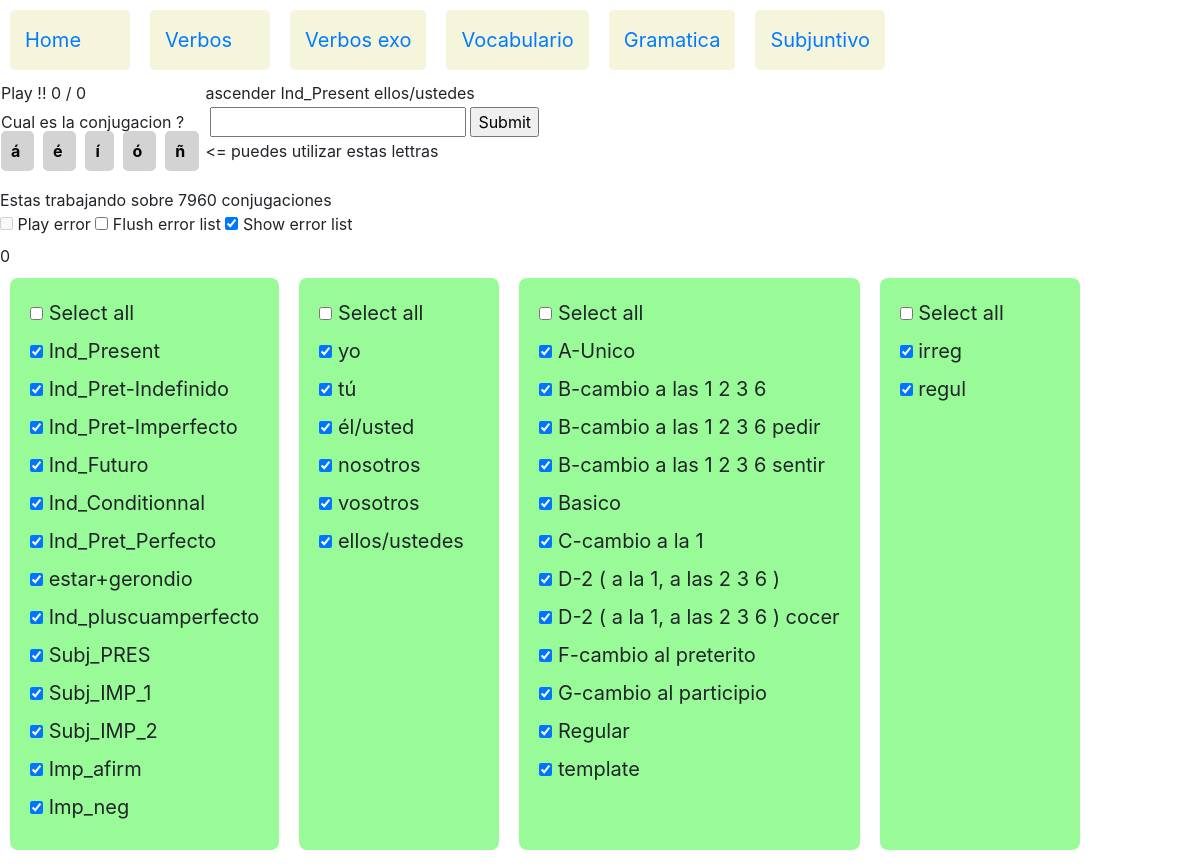
The app's page /verbos/verbos_exo/3291/3291 with its own data.
### verbos/models.py (models this page shows, shortened)
class Conjugacion(models.Model):
    verbo=models.ForeignKey(Verbo,on_delete=models.CASCADE,related_name="conjugacions")
    tiempo=models.ForeignKey(Tiempo,on_delete=models.CASCADE,related_name="tiempo_c")
    pronombre=models.ForeignKey(Pronombre,on_delete=models.CASCADE,related_name="pronombre_c")
    conjugacion=models.CharField(max_length=30)
    level=models.ForeignKey(Level,on_delete=models.CASCADE,related_name="conjugacion")

class Verbo(models.Model):
    verbo = models.CharField(max_length=32)
    tipo=models.ForeignKey(Verbotipo,on_delete=models.SET_NULL,related_name="tipo_v",null=True)
    def __str__(self):
        return self.verbo

class Tiempo(models.Model):
    tiempo=models.CharField(max_length=30)
    tiemposeq=models.IntegerField(null=True)
    def __str__(self):
        return self.tiempo

class Pronombre(models.Model):
    pronombre=models.CharField(max_length=13)
    pronombreseq=models.IntegerField(null=True)
    def __str__(self):
        return self.pronombre

class Verbotipo(models.Model):
    verbotipo = models.CharField(max_length=64,null=True)
    verbotiposeq=models.IntegerField(null=True)
    def __str__(self):
        return self.verbotipo

class Level(models.Model):
    level=models.CharField(max_length=5)
    def __str__(self):
        return self.level

### verbos/views.py (the view, shortened to what this page needs)
# urls.py: path('verbos_exo/<int:mode_id>/<int:conjugacion_id>',views.verbos_exo,name='verbos_exo_run'),
def verbos_exo(request,mode_id,conjugacion_id):
    resuelto = " sabes tus conjugaciones ? "
    trace= "<= puedes utilizar estas lettras"
    tracerep= "  "
    trace_id= "  "
    conjugacion_error_list=[]
    if request.method=="GET":
        Conjugacion_selectadas_count = Conjugacion.objects.count()
        loto_winner=random.randint(0,Conjugacion_selectadas_count-1)
        Conjugacion_selectadas_list=Conjugacion.objects.values_list('pk',flat=True)
        Conjugacion_winner_pk=Conjugacion_selectadas_list[loto_winner]
        print("loto winner = " + str(loto_winner))
        Conjugacion_winner=Conjugacion.objects.get(pk=Conjugacion_winner_pk)
    if request.method=="POST":
        if mode_id==1:
            respuesta= request.POST.getlist('respuesta')
            conjugacion = Conjugacion.objects.get(pk=conjugacion_id)
            trace = str(conjugacion.verbo) + " " + str(conjugacion.tiempo) + " " + str(conjugacion.pronombre) +" = " + str(conjugacion.conjugacion)
            tracerep =  str(respuesta[0])
            trace_id =  str(conjugacion.id)
            if respuesta[0].replace(" ","").lower() == conjugacion.conjugacion.replace(" ",""):
                resuelto="1"
            else:
                resuelto="0"
                conjugacion_error_list.append(conjugacion_id)
        verbotipos_selected= request.POST.getlist('verbotipo')
        pronombres_selected= request.POST.getlist('pronombre')
        tiempos_selected= request.POST.getlist('tiempo')
        levels_selected= request.POST.getlist('level')
        play_mode=request.POST.getlist('play_mode_name')
        print(" play_mode_name = "+ str(play_mode))
        if not (play_mode):
            print("mode run")
            Conjugacion_selectadas=Conjugacion.objects.filter(tiempo__in=tiempos_selected).filter(pronombre__in=pronombres_selected).filter(verbo__in=Verbo.objects.filter(tipo__in=verbotipos_selected)).filter(level__in=levels_selected)
            Conjugacion_selectadas_count =Conjugacion_selectadas.count()
            if Conjugacion_selectadas_count  > 0 :
                loto_winner=random.randint(0,Conjugacion_selectadas_count-1)
                print("loto winner = " + str(loto_winner))
                Conjugacion_selectadas_list=Conjugacion_selectadas.values_list('pk',flat=True)
                Conjugacion_winner_pk=Conjugacion_selectadas_list[loto_winner]
                print("Conjugacion  selectada  pk =" + str(Conjugacion_winner_pk))
                Conjugacion_winner=Conjugacion.objects.get(pk=Conjugacion_winner_pk)
            else:
                pk_winner=conjugacion_id
                Conjugacion_winner_pk=conjugacion_id
                loto_winner=-1
                Conjugacion_winner=Conjugacion.objects.get(pk=conjugacion_id)
                Conjugacion_selectadas_count = 0 # pour transmettre dans le template
        else:
            print("mode error "+ str(play_mode))
            conjugacion_error_list_id=play_mode[0].split(',')
            print("conjugacion error list id = " + str(conjugacion_error_list_id ))
            loto_winner=random.randint(1,len(conjugacion_error_list_id)-1)
            Conjugacion_winner_pk=int(conjugacion_error_list_id[loto_winner])
            print("mode error : loto winner =" + str(loto_winner) + " pk winner =" + str(Conjugacion_winner_pk) )
            Conjugacion_winner=Conjugacion.objects.get(pk=Conjugacion_winner_pk)
            Conjugacion_selectadas_count =len(conjugacion_error_list_id)-1
        tiempos_checked= {}
        pronombres_checked= {}
        verbotipos_checked= {}
        levels_checked= {}
        for tiempo_selected in tiempos_selected :
            tiempos_checked[tiempo_selected]="checked"
        for pronombre_selected in pronombres_selected :
            pronombres_checked[pronombre_selected]="checked"
        for verbotipo_selected in verbotipos_selected :
            verbotipos_checked[verbotipo_selected]="checked"
        for level_selected in levels_selected :
            levels_checked[level_selected]="checked"
    else:
        tiempos_checked={"start":"go"}
        pronombres_checked= {}
        verbotipos_checked= {}
        levels_checked= {}
    verbos = Verbo.objects.all()
    tiempos = Tiempo.objects.all().order_by('tiemposeq')
    pronombres = Pronombre.objects.all().order_by('pronombreseq')
    verbotipos = Verbotipo.objects.all()
    levels = Level.objects.all()
    myset=("tiempos","pronombres","verbotipos")
    jstiempos=jslist(tiempos)
    jspronombres=jslist(pronombres)
    jsverbotipos=jslist(verbotipos)
    jslevels=jslist(levels)
    context= {
            "title" : "Verbos exo",
            "verbos" : verbos,
            "tiempos" : tiempos ,
            "pronombres" : pronombres,
            "levels" : levels,
            "verbotipos" : verbotipos,
            "tiempos_checked": tiempos_checked,
            "verbotipos_checked": verbotipos_checked,
            "pronombres_checked": pronombres_checked,
            "conjugacion_selectada" : Conjugacion_winner,
            "conjugacion_selectada_count" : Conjugacion_selectadas_count,
            "conjugacion_error_list" : conjugacion_error_list,
            "loto_winner" : loto_winner,
            "pk_winner" : Conjugacion_winner_pk,
            "resuelto" : resuelto,
            "trace" : trace,
            "trace_id" : trace_id,
            "mode_id" : mode_id,
            "tracerep" : tracerep,
            "myset" : myset,
            "jstiempos" : jstiempos,
            "jsverbotipos" : jsverbotipos,
            "jslevels": jslevels,
            "jspronombres" : jspronombres
            }
    return render(request,"verbos/verbos_exo.html",context)

### verbos/views.py (called while the page is built)
def jslist(myqueryset):
    jstname=myqueryset.model.__name__
    jstlst=[]
    for item in myqueryset:
        jstlst.append([jstname,item.id])
    return jstlst

### verbos/templates/verbos/verbos_exo.html (shortened to what this page needs)
{% extends 'verbos/layout.html' %}
{% block body1 %}
<table>
	<tr>
		<td>
			<span id="resuelto">{{resuelto}}</span>
			<span id="exito" > 0 </span>
			<span id="slash"> / </span>
			<span id="total" > 0 </span>
		</td>
		<td>
			{{conjugacion_selectada.verbo}}
			{{conjugacion_selectada.tiempo}}
			{{conjugacion_selectada.pronombre }}
		</td>
	</tr>
	<tr>
		<td>
			<span> Cual es la conjugacion ? </span>
		</td>
		<td>
			<form action= "{% url 'verbos_exo_run'  1   conjugacion_selectada.id %}"  method="post">
			<input autofocus id="myrespuesta" type="text" name="respuesta"  autocapitalize=off >
			<input type="submit" value="Submit">
		</td>
	</tr>
	<tr>
		<td>
<span type="text" class="lettre" id="lettre-a" onclick="addletter('á')" value="á" > á </span>
<span type="text" class="lettre" id="lettre-e" onclick="addletter('é')" value="é" > é </span>
<span type="text" class="lettre" id="lettre-i" onclick="addletter('í')" value="í" > í </span>
<span type="text" class="lettre" id="lettre-o" onclick="addletter('ó')" value="ó" > ó </span>
<span type="text" class="lettre" id="lettre-n" onclick="addletter('ñ')" value="ñ" > ñ </span>
		</td>
		<td>
			<span id="trace">{{trace}}</span>
		</td>
	</tr>
</table>
<br>
<span id="compteur_selectados"> Estas trabajando sobre {{ conjugacion_selectada_count }} conjugaciones </span>
<br>
 			 <input type="checkbox" id="play_mode_id" name="play_mode_name"  onclick="play_mode_toggle()">
   			 <label for="play_mode_id">Play error</label>
  			 <input type="checkbox" id="error_list_flush_id" name="error_list_flush_name"  onclick="error_list_flush()">
   			 <label for="error_list_flush_id">Flush error list</label>
  			 <input type="checkbox" id="error_list_show_id" name="error_list_show_name"  onclick="verbos_error_list_show()">
   			 <label for="error_list_show_id">Show error list</label>
<div id="verbos_error_list"    > </div>
<div id="container">
	<div>
	<input type="checkbox" id="checkbox_tiempo"   name="checktodos"  data-type="tiempo" >
	<label for="checkbox_tiempo"> Select all   </label>
	<br>
	{% for tiempo  in tiempos %}
	<input type="checkbox" id="Tiempo-{{tiempo.id}}" name="tiempo" data-storage="true" value="{{tiempo.id}}"  {{ tiempo.checked }} >
	<label for="Tiempo-{{tiempo.id}}"> {{tiempo}}    </label>
	<br>
	{% endfor %}
	</div>
	<div>
		<input type="checkbox" id="checkbox_pronombre"   name="checktodos"   data-type="pronombre" >
	<label for="checkbox_pronombre"> Select all  </label>
	<br>
	{% for pronombre   in pronombres %}
	<input type="checkbox" id="Pronombre-{{pronombre.id}}" name="pronombre" data-storage="true" value="{{pronombre.id }}" {{pronombre.checked}} >
	<label for="Pronombre-{{pronombre.id}}"> {{pronombre}}   </label>
	<br>
	{% endfor %}
	</div>
  	<div>
		<input type="checkbox" id="checkbox_verbotipo"   name="checktodos"   data-type="verbotipo" >
	<label for="checkbox_verbotipo"> Select all  </label>
	<br>
	{% for verbotipo   in verbotipos %}
	<input type="checkbox" id="Verbotipo-{{verbotipo.id}}" name="verbotipo" data-storage="true" value="{{verbotipo.id }}"  {{verbotipo.checked}} >
	<label for="Verbotipo-{{verbotipo.id}}"> {{verbotipo}}   </label>
	<br>
	{% endfor %}
	</div>
  	<div>
		<input type="checkbox" id="checkbox_level"   name="checktodos"   data-type="level" >
	<label for="checkbox_verbotipo"> Select all  </label>
	<br>
	{% for level   in levels %}
	<input type="checkbox" id="Level-{{level.id}}" name="level" data-storage="true" value="{{level.id }}"  {{level.checked}} >
	<label for="Level-{{level.id}}"> {{level}}   </label>
	<br>
	{% endfor %}
	</div>
	</div>
{% endblock %}

### records on screen
Tiempo: tiempo "Ind_Present"
Tiempo: tiempo "Ind_Pret-Indefinido"
Tiempo: tiempo "Ind_Pret-Imperfecto"
Tiempo: tiempo "Ind_Futuro"
Tiempo: tiempo "Ind_Conditionnal"
Tiempo: tiempo "Ind_Pret_Perfecto"
Tiempo: tiempo "estar+gerondio"
Tiempo: tiempo "Ind_pluscuamperfecto"
Tiempo: tiempo "Subj_PRES"
Tiempo: tiempo "Subj_IMP_1"
Tiempo: tiempo "Subj_IMP_2"
Tiempo: tiempo "Imp_afirm"
Tiempo: tiempo "Imp_neg"
Pronombre: pronombre "yo"
Pronombre: pronombre "tú"
Pronombre: pronombre "él/usted"
Pronombre: pronombre "nosotros"
Pronombre: pronombre "vosotros"
Pronombre: pronombre "ellos/ustedes"
Verbotipo: verbotipo "A-Unico"
Verbotipo: verbotipo "B-cambio a las 1 2 3 6"
Verbotipo: verbotipo "B-cambio a las 1 2 3 6 pedir"
Verbotipo: verbotipo "B-cambio a las 1 2 3 6 sentir"
Verbotipo: verbotipo "Basico"
Verbotipo: verbotipo "C-cambio a la 1"
Verbotipo: verbotipo "D-2 ( a la 1, a las 2 3 6 )"
Verbotipo: verbotipo "D-2 ( a la 1, a las 2 3 6 ) cocer"
Verbotipo: verbotipo "F-cambio al preterito"
Verbotipo: verbotipo "G-cambio al participio"
Verbotipo: verbotipo "Regular"
Verbotipo: verbotipo "template"
Level: level "irreg"
Level: level "regul"

### other values on screen
{{ trace }} "<= puedes utilizar estas lettras"
{{ conjugacion_selectada_count }} "7960"
